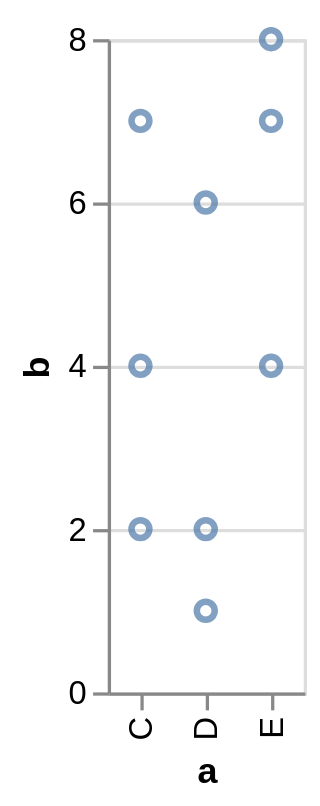

Write the Vega-Lite specification saved for this chart.
### Vega specification from a JSON file in a GitHub repository (floating-point values rounded to 4 significant figures)
{"$schema": "https://vega.github.io/schema/vega/v5.json", "autosize": "pad", "padding": 5, "height": 200, "style": "cell", "data": [{"name": "source_0", "values": [{"a": "C", "b": 2}, {"a": "C", "b": 7}, {"a": "C", "b": 4}, {"a": "D", "b": 1}, {"a": "D", "b": 2}, {"a": "D", "b": 6}, {"a": "E", "b": 8}, {"a": "E", "b": 4}, {"a": "E", "b": 7}]}], "signals": [{"name": "x_step", "value": 20}, {"name": "width", "update": "bandspace(domain('x').length, 1, 0.5) * x_step"}], "marks": [{"name": "marks", "type": "symbol", "style": ["point"], "from": {"data": "source_0"}, "encode": {"update": {"opacity": {"value": 0.7}, "fill": [{"test": "datum[\"b\"] === null || isNaN(datum[\"b\"])", "value": null}, {"value": "transparent"}], "stroke": [{"test": "datum[\"b\"] === null || isNaN(datum[\"b\"])", "value": null}, {"value": "#4c78a8"}], "tooltip": {"signal": "{\"a\": ''+datum[\"a\"], \"b\": format(datum[\"b\"], \"\")}"}, "x": {"scale": "x", "field": "a"}, "y": {"scale": "y", "field": "b"}}}}], "scales": [{"name": "x", "type": "point", "domain": {"data": "source_0", "field": "a", "sort": true}, "range": {"step": {"signal": "x_step"}}, "padding": 0.5}, {"name": "y", "type": "linear", "domain": {"data": "source_0", "field": "b"}, "range": [{"signal": "height"}, 0], "nice": true, "zero": true}], "axes": [{"scale": "x", "orient": "bottom", "grid": false, "title": "a", "labelAlign": "right", "labelAngle": 270, "labelBaseline": "middle", "zindex": 1}, {"scale": "y", "orient": "left", "grid": false, "title": "b", "labelOverlap": true, "tickCount": {"signal": "ceil(height/40)"}, "zindex": 1}, {"scale": "y", "orient": "left", "gridScale": "x", "grid": true, "tickCount": {"signal": "ceil(height/40)"}, "domain": false, "labels": false, "maxExtent": 0, "minExtent": 0, "ticks": false, "zindex": 0}]}
